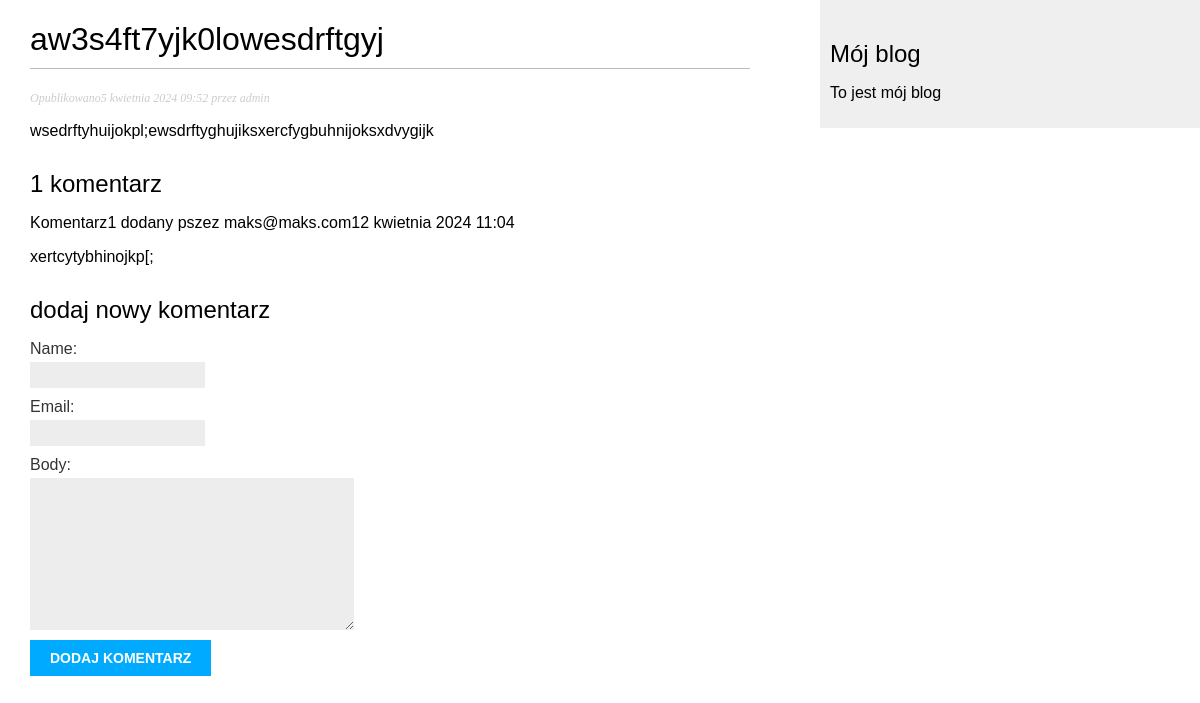
The app's page /blog/2024/4/5/aw3s4ft7yjk0lowesdrftgyj/ with its own data.
### blog/models.py (models this page shows, shortened)
class Post(models.Model):
    objects = models.Manager()
    published = PublishedManager()
    title = models.CharField(max_length=250)
    body = models.TextField()
    publish = models.DateTimeField(default=timezone.now)
    created = models.DateTimeField(auto_now_add=True)
    updated = models.DateTimeField(auto_now=True)
    STATUS_CHOICES = (
        ('draft', 'Draft'),
        ('published', 'Opublikowany')
    )
    status = models.CharField(max_length=10, choices=STATUS_CHOICES,
                              default='draft')
    slug = models.SlugField(max_length=250, unique_for_date='publish')
    author = models.ForeignKey(User, on_delete=models.CASCADE, related_name='blog_posts')
    class Meta:
        ordering = ('-publish',)

class Comment(models.Model):
    post = models.ForeignKey(Post, on_delete=models.CASCADE, related_name='comments')
    name = models.CharField(max_length=80)
    email = models.EmailField()
    body = models.TextField()
    created = models.DateTimeField(auto_now_add=True)
    active = models.BooleanField(default=True)
    class Meta:
        ordering = ('created',)

### blog/views.py (the view)
# urls.py: path('<int:year>/<int:month>/<int:day>/<slug:slug>/', views.post_detail, name='post_detail')
def post_detail(request, year, month, day, slug):
    post = get_object_or_404(Post, slug=slug, status="published", publish__year=year, publish__month=month, publish__day=day)
    coments = post.comments.filter(active=True)
    if request.method == "POST":
        comment_form = CommentForm(request.POST)
        if comment_form.is_valid():
            comment = comment_form.save(commit=False)
            comment.post = post
            comment.save()
    coment_form = CommentForm()
    return render(request, 'blog/post/detal.html', {"post": post, "coments": coments,"coment_form":coment_form})

### blog/forms.py
class CommentForm(forms.ModelForm):
    class Meta:
        model = Comment
        fields = ['name', 'email','body']

### blog/templates/blog/post/detal.html (shortened to what this page needs)
{% extends "blog/base.html" %}
{% block  content %}
   <h1>{{ post.title}}</h1>
    <p class="date">
    Opublikowano{{ post.publish }} przez {{ post.author }}
    </p>
    {{ post.body|linebreaks }}
    <h2>
    {{ coments.count }} komentarz{{ coments.count|pluralize:"y" }}
    </h2>
    {% for coment in coments %}
        <div>
            <p class="info">
                Komentarz{{ forloop.counter }} dodany pszez {{ coment.email }}{{ coment.created }}
            </p>
            {{ coment.body|linebreaks }}
    	</div>
        {% empty %}
        <p>nie dodano jeszcze rzadnych danychs</p>
    {% endfor %}
    <h2>dodaj nowy komentarz</h2>
    <form action="" method="post">
        {{ coment_form.as_p }}
        <p><input type="submit" value="dodaj Komentarz"></p>
    </form>
{% endblock %}

### blog/static/css/blog.css (style rules this page uses)
body { margin:0; padding:0; font-family:helvetica, sans-serif; }
h1 { font-weight:normal; border-bottom:1px solid #bbb; padding:0 0 10px 0; }
h2 { font-weight:normal; margin:30px 0 0; }
p.date { color:#ccc; font-family: georgia, serif; font-size: 12px; font-style: italic; }
label { float:left; clear:both; color:#333; margin-bottom:4px; }
input, textarea { clear:both; float:left; margin:0 0 10px; background:#ededed; border:0; padding:6px 10px; font-size:12px; }
input[type=submit] { font-weight:bold; background:#00abff; color:#fff; padding:10px 20px; font-size:14px; text-transform:uppercase; }

### records on screen
Post: title "aw3s4ft7yjk0lowesdrftgyj", publish "5 kwietnia 2024 09:52", author "admin", body "wsedrftyhuijokpl;ewsdrftyghujiksxercfygbuhnijoksxdvygijk"
Comment: email "maks@maks.com", created "12 kwietnia 2024 11:04", body "xertcytybhinojkp[;"

### other values on screen
{{ coments.count }} "1"
